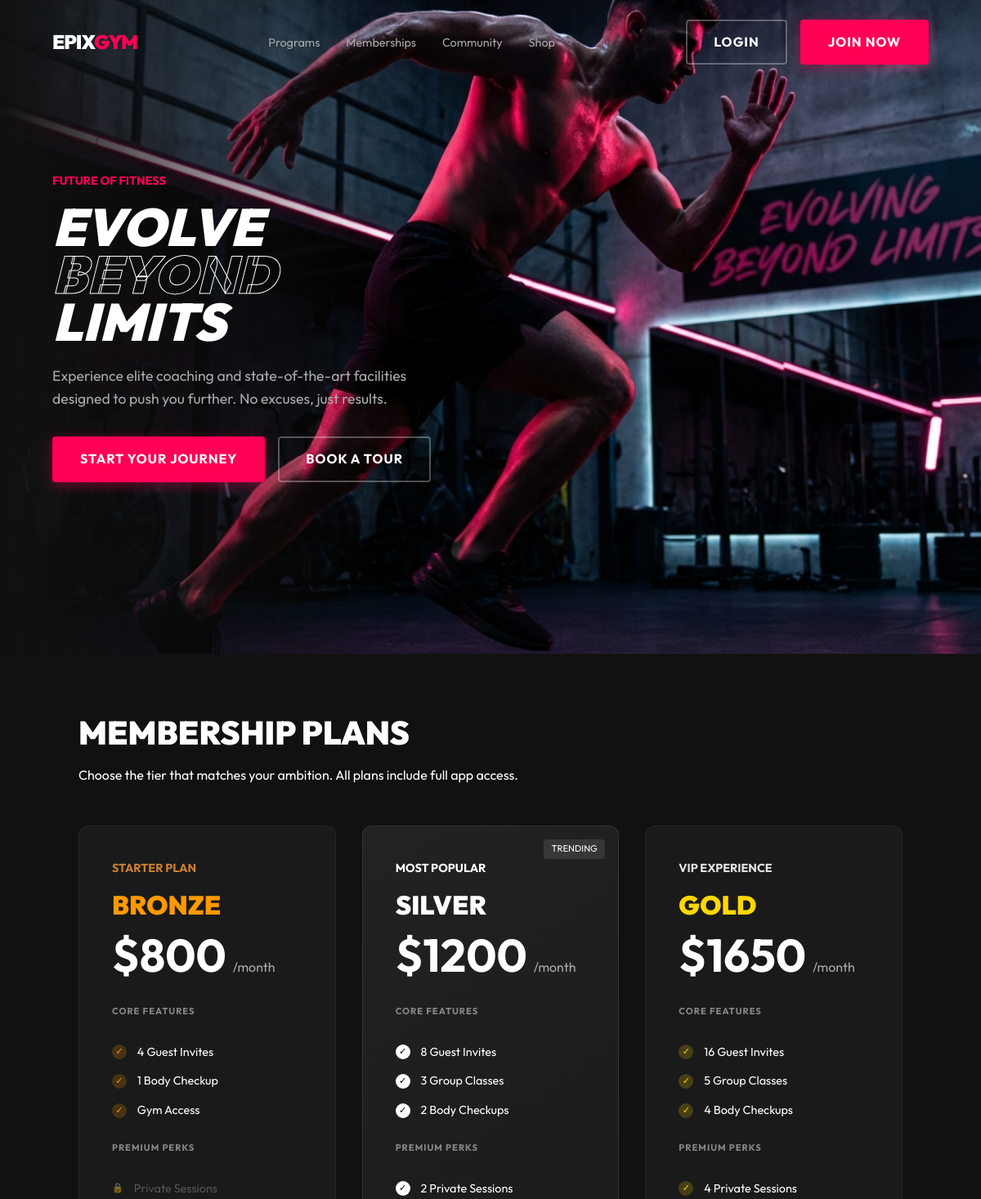
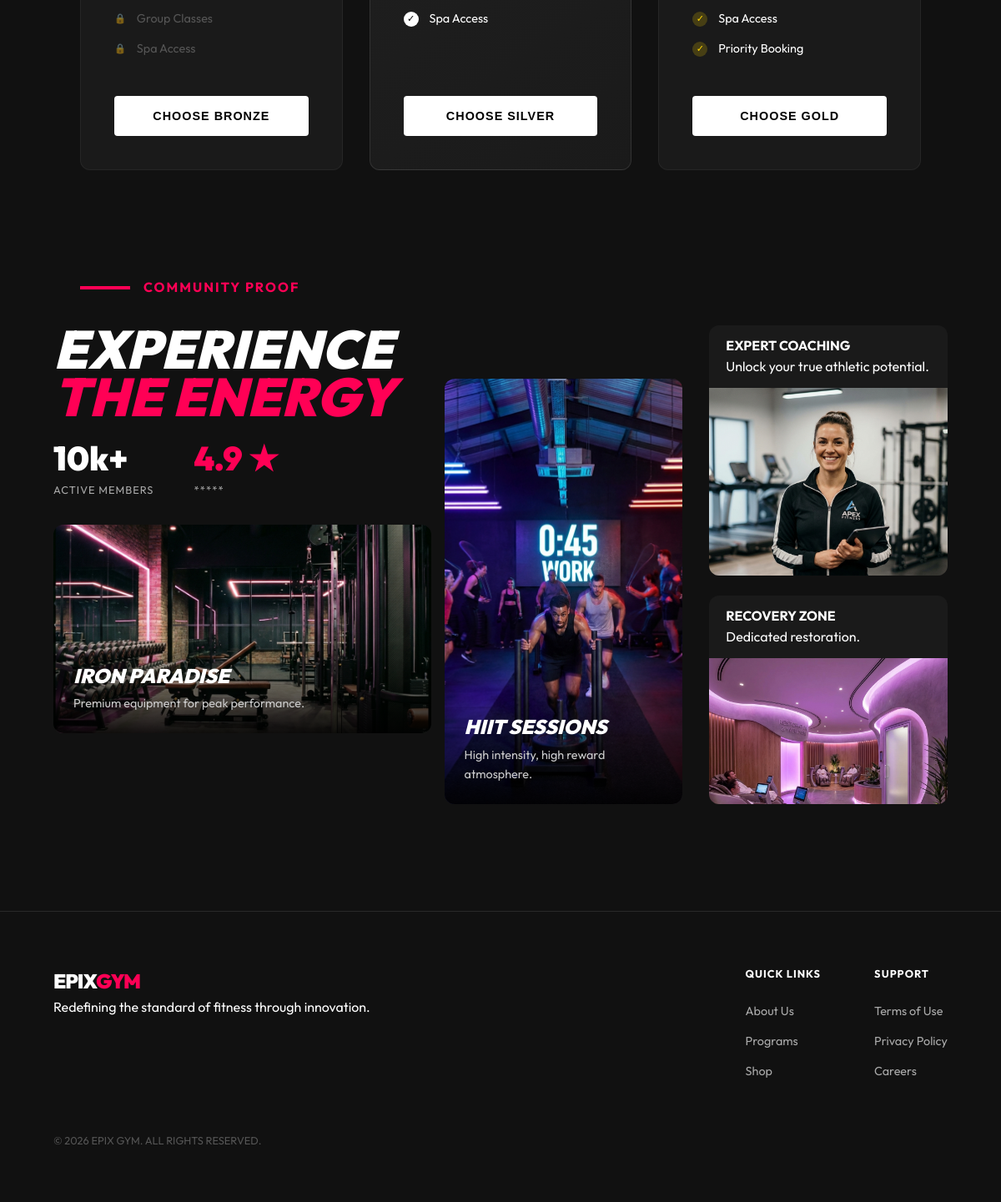
The page / on the database its author committed (2 pictures, top to bottom).
### tables this page shows
CREATE TABLE `memberships` (
  `id` int NOT NULL,
  `Name` varchar(50) NOT NULL,
  `Price` decimal(10,2) NOT NULL,
  `DurationMonths` int NOT NULL DEFAULT '1',
  `Description` text,
  `FeaturesJson` longtext
);

### Includes/Memberships.php (called while the page is built)
<?php
function GetMemberships($Pdo) {
    try {
        $Stmt = $Pdo->query("SELECT * FROM Memberships ORDER BY Price ASC");
        return $Stmt->fetchAll();
    } catch (PDOException $e) {
        return [];
    }
}
?>

### index.php (the view, shortened to what this page needs)
<?php
require_once 'Includes/DB.php';
?>
<!DOCTYPE html>
<html lang="en">
<head>
    <link rel="stylesheet" href="css/style.css">
</head>
<body>
    <?php include 'Includes/NavBar.php'; ?>
    <header class="Hero">
        <div class="HeroContent">
            <span class="Tagline">FUTURE OF FITNESS</span>
            <h1>EVOLVE<br><span class="OutlineText">BEYOND</span><br>LIMITS</h1>
            <p>Experience elite coaching and state-of-the-art facilities designed to push you further. No excuses, just results.</p>
            <div class="HeroButtons">
                <a href="Signup.php" class="Btn BtnPrimary">START YOUR JOURNEY</a>
                <a href="TourBooking.php" class="Btn BtnOutline">BOOK A TOUR</a>
            </div>
        </div>
        <div class="HeroImage">
            <img src="imgs/hero-runner.png" alt="Evolve Beyond Limits" class="HeroImg">
        </div>
    </header>
    <section id="memberships" class="SectionDark">
        <div class="SectionHeader">
            <h2>MEMBERSHIP PLANS</h2>
            <p>Choose the tier that matches your ambition. All plans include full app access.</p>
        </div>
        <div class="PlansGrid">
            <?php
            require_once 'Includes/Memberships.php';
            $Plans = GetMemberships($pdo);
            foreach ($Plans as $Plan):
                $Features = json_decode($Plan['FeaturesJson'] ?? '[]', true);
                $CoreFeatures = $Features['Core'] ?? [];
                $PremiumFeatures = $Features['Premium'] ?? [];
                $LockedFeatures = $Features['Locked'] ?? [];
                $IsPopular = $Plan['Name'] === 'SILVER';
                $CardClass = $IsPopular ? 'PlanCard Popular' : 'PlanCard';
                $BtnClass = $IsPopular ? 'Btn BtnWhite FullWidth' : ($Plan['Name'] === 'PLATINUM' ? 'Btn BtnPrimary FullWidth' : 'Btn BtnOutline FullWidth');
                $FinalBtnClass = $BtnClass . " PlanButton";
            ?>
            <div class="<?php echo $CardClass; ?>">
                <?php if($IsPopular): ?><div class="Badge">TRENDING</div><?php endif; ?>
                <div class="PlanHeader">
                    <span class="PlanName"><?php echo strtoupper($Plan['Description']); ?></span>
                    <h3 class="PlanNameTitle"><?php echo $Plan['Name']; ?></h3>
                    <div class="PlanPrice">$<?php echo intval($Plan['Price']); ?><span class="Period">/month</span></div>
                </div>
                <div class="PlanFeaturesContainer">
                    <h5 class="PlanFeaturesTitle">CORE FEATURES</h5>
                    <ul>
                        <?php foreach ($CoreFeatures as $Feature): ?>
                        <li class="FeatureEnabled"><?php echo htmlspecialchars($Feature); ?></li>
                        <?php endforeach; ?>
                    </ul>
                    <?php if (!empty($PremiumFeatures) || !empty($LockedFeatures)): ?>
                    <h5 class="PlanFeaturesTitle">PREMIUM PERKS</h5>
                    <ul>
                        <?php foreach ($PremiumFeatures as $Feature): ?>
                        <li class="FeatureEnabled"><?php echo htmlspecialchars($Feature); ?></li>
                        <?php endforeach; ?>
                        <?php foreach ($LockedFeatures as $Feature): ?>
                        <li class="FeatureLocked"><?php echo htmlspecialchars($Feature); ?></li>
                        <?php endforeach; ?>
                    </ul>
                    <?php endif; ?>
                </div>
                <button class="<?php echo $FinalBtnClass; ?>">CHOOSE <?php echo strtoupper($Plan['Name']); ?></button>
            </div>
            <?php endforeach; ?>
        </div>
    </section>
    <section id="community" class="SectionDark">
        <div class="CommunityHeader">
            <div class="CommunityLine"></div>
            <span class="CommunityTitle">COMMUNITY PROOF</span>
        </div>
        <div class="CommunityContent">
            <div class="CommunityText">
                <h2>EXPERIENCE<br><span class="Highlight">THE ENERGY</span></h2>
                <div class="Stats">
                    <div class="StatItem">
                        <span>10k+</span>
                        <span>ACTIVE MEMBERS</span>
                    </div>
                    <div class="StatItem">
                        <span class="StatRating">4.9 ★</span>
                        <span>*****</span>
                    </div>
                </div>
                <div class="FeatureCard FeatureCardMain">
                    <div class="FeatureOverlay">
                        <h4>IRON PARADISE</h4>
                        <p>Premium equipment for peak performance.</p>
                    </div>
                    <img src="imgs/gym-iron-paradise.png" alt="Gym Iron Paradise" class="FeatureImage">
                </div>
            </div>
            <div class="CommunityImages">
                <div class="ImgCol Padded">
                    <div class="FeatureCard FeatureTall">
                         <div class="FeatureOverlay">
                            <h4>HIIT SESSIONS</h4>
                            <p>High intensity, high reward atmosphere.</p>
                        </div>
                        <img src="imgs/gym-hiit.png" alt="HIIT Sessions" class="FeatureImage">
                    </div>
                </div>
                <div class="ImgCol">
                     <div class="FeatureCard FeatureMid">
                         <div class="Overlay">
                            <h4>EXPERT COACHING</h4>
                            <p>Unlock your true athletic potential.</p>
                        </div>
                        <img src="imgs/expert-coach.png" alt="Expert Coach" class="FeatureImage">
                    </div>
                     <div class="FeatureCard FeatureSmall">
                         <div class="Overlay">
                            <h4>RECOVERY ZONE</h4>
                            <p>Dedicated restoration.</p>
                        </div>
                        <img src="imgs/gym-recovery.png" alt="Recovery Zone" class="FeatureImage">
                    </div>
                </div>
            </div>
        </div>
    </section>
    <?php include 'Includes/Footer.php'; ?>
</body>
</html>

### rows shown on the page
memberships: Description "STARTER PLAN", Name "BRONZE", Price "800", FeaturesJson "4 Guest Invites", FeaturesJson "1 Body Checkup", FeaturesJson "Gym Access", FeaturesJson "Private Sessions", FeaturesJson "Group Classes", FeaturesJson "Spa Access"
memberships: shows "TRENDING", Description "MOST POPULAR", Name "SILVER", Price "1200", FeaturesJson "8 Guest Invites", FeaturesJson "3 Group Classes", FeaturesJson "2 Body Checkups", FeaturesJson "2 Private Sessions", FeaturesJson "Spa Access"
memberships: Description "VIP EXPERIENCE", Name "GOLD", Price "1650", FeaturesJson "16 Guest Invites", FeaturesJson "5 Group Classes", FeaturesJson "4 Body Checkups", FeaturesJson "4 Private Sessions", FeaturesJson "Spa Access", FeaturesJson "Priority Booking"
